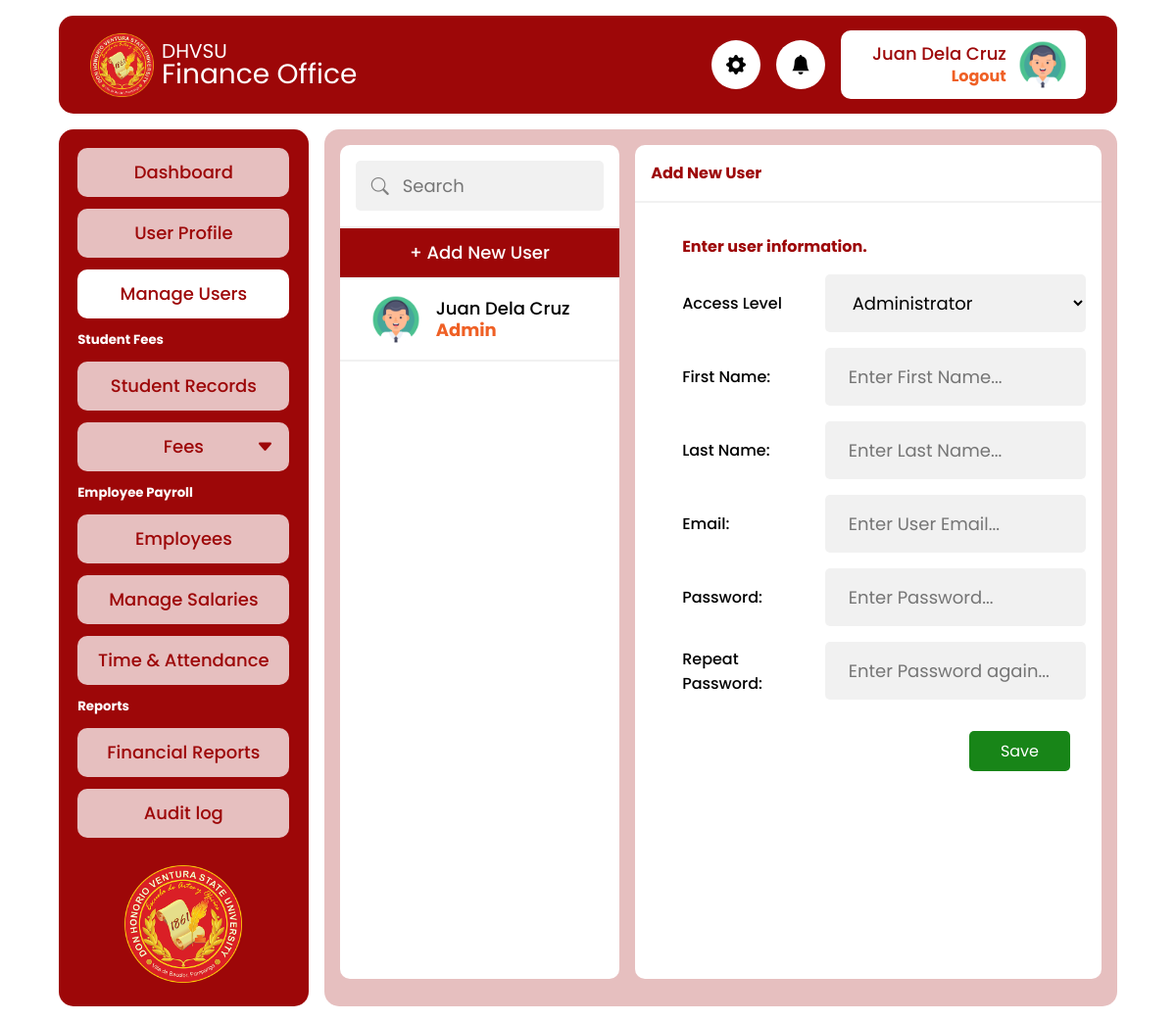
The app's page /admin/manage_users.php (signed in), older data.
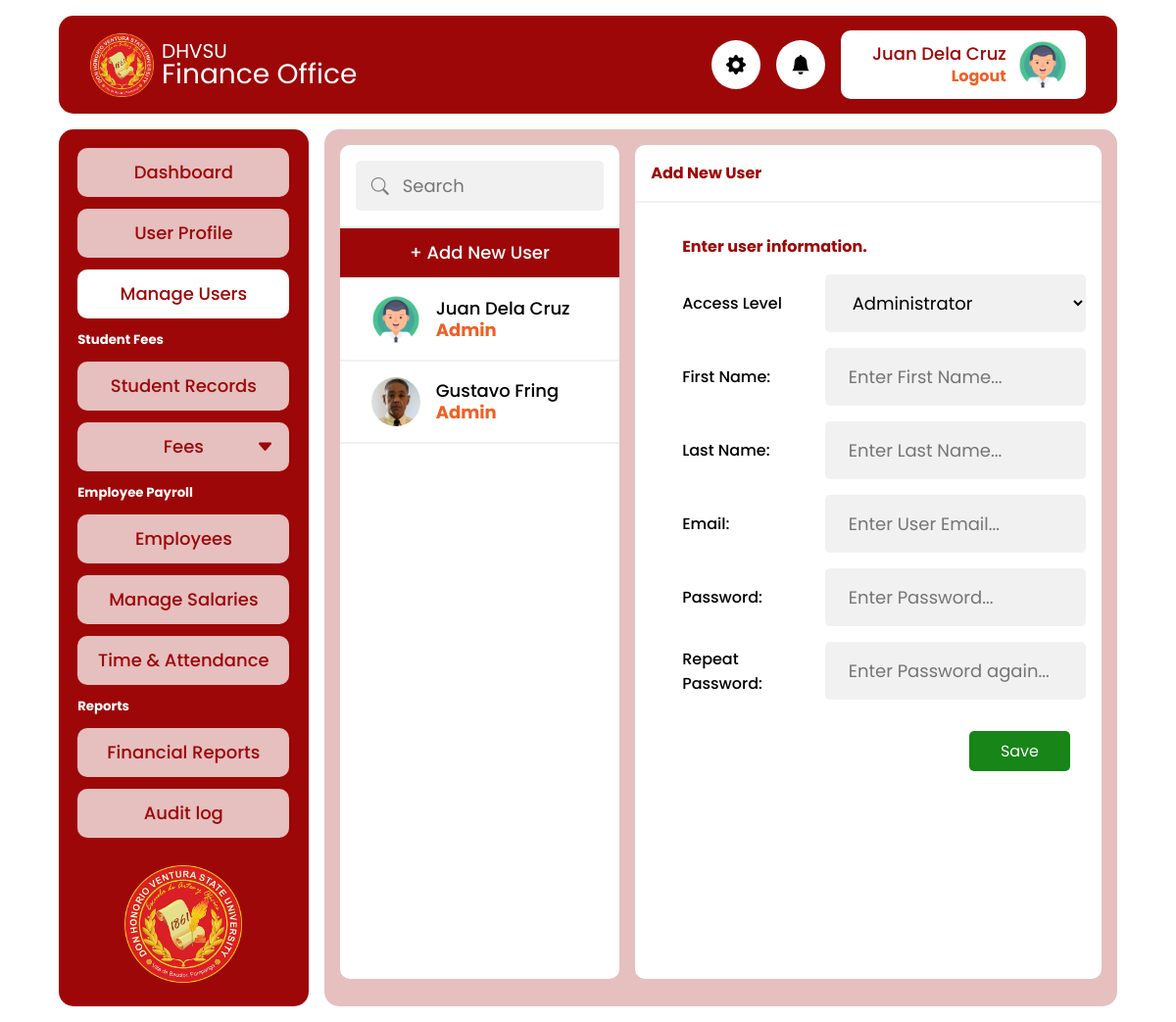
The same page, newer data.
### tables this page shows
CREATE TABLE `tbl_finance_users` (
  `id` int(255) NOT NULL,
  `first_name` varchar(150) NOT NULL,
  `last_name` varchar(150) NOT NULL,
  `email` varchar(150) NOT NULL,
  `password` varchar(255) NOT NULL,
  `profile_photo` varchar(255) NOT NULL,
  `access_lvl` tinyint(1) NOT NULL,
  `date_created` datetime NOT NULL DEFAULT current_timestamp()
);

### app/util_func.php (called while the page is built, shortened)
<?php
function fetchAll(string $table, $pdo)
{
  $sql = "SELECT * FROM $table";
  $stmt = $pdo->query($sql);
  return ($stmt->rowCount() > 0) ? $stmt->fetchAll() : null;
}

### admin/manage_users.php (the view, shortened to what this page needs)
<?php
require_once  './includes/header.php';
$users = fetchAll("tbl_finance_users", $pdo);
$getID = 0;
$access_role = array("Admin", "User",);
?>
<main>
  <div class="user-list">
    <div class="card">
      <div class="card-header">
        <div class="input-with-icon">
          <input type="text" class="input-control search" placeholder="Search" id="program-search">
        </div>
      </div>
      <div class="">
        <ul class="card-list" id="program-list">
          <li>
            <a href="manage_users.php" class="<?php echo (!isset($_GET["id"])) ?  'active' : '' ?>">+ Add New User</a>
          </li>
          <?php
          foreach ($users as $user) {
          ?>
            <li><a href='<?= "./manage_users.php?id=" . $user['id'] ?>' class="<?php echo ($getID == $user['id']) ?  'active' : '' ?> user-list-item">
                <img srcset="<?= $user["profile_photo"] ?>" src="../assets/profile-placeholder.jpg" alt="" class="display-photo">
                <div class="user-account">
                  <p class="username"><?= $user['first_name'] . " " . $user['last_name']; ?></p>
                  <p class="logout"><?= $access_role[$user["access_lvl"]] ?></p>
                </div>
              </a></li>
          <?php
          }
          ?>
        </ul>
      </div>
    </div>
    <?php if (isset($_GET["id"])) { ?>
      <div class="card">
        <div class="card-header">
          <h4>User Information</h4>
        </div>
        <div class="card-body">
          <div class="profile-photo-container" style="margin-bottom: 2rem;">
            <picture class="profile-picture">
              <img srcset="<?= $getUser["profile_photo"] ?>" src="../assets/profile-placeholder.jpg" alt="" class="">
            </picture>
          </div>
          <form action="../app/user_add.php" method="post">
            <div class="input-list" id="input-list">
              <div class="fee">
                <label for="">Access Level</label>
                <select disabled name="access_lvl" class="input-control gray">
                  <option value="0">Administrator</option>
                  <option value="1">User</option>
                </select>
              </div>
              <div class="fee">
                <label for="first_name">First Name:</label>
                <input disabled required type="text" value="<?= $getUser['first_name'] ?>" class="input-control gray" name="first_name">
              </div>
              <div class="fee">
                <label for="last_name">Last Name:</label>
                <input disabled required type="text" value="<?= $getUser['last_name'] ?>" class="input-control gray" name="last_name">
              </div>
              <div class="fee">
                <label for="email">Email:</label>
                <input disabled required type="email" value="<?= $getUser['email'] ?>" class="input-control gray" name="email">
              </div>
              <div class="fee">
                <label for="password">Password:</label>
                <input disabled required type="password" class="input-control gray" name="password">
              </div>
              <div class="fee">
                <label for="repeat_password">Repeat Password:</label>
                <input disabled required type="password" class="input-control gray" name="repeat_password">
              </div>
            </div>
            <div class="edit-btn-group">
              <button type="button" class="btn-outline gray" id="cancel-btn">Cancel</button>
              <button type="submit" class="btn positive" id="save-btn">Save Changes</button>
              <button type="button" class="btn" id="edit-btn">Edit</button>
            </div>
          </form>
        </div>
      </div>
    <?php } else { ?>
      <div class="card">
        <div class="card-header">
          <h4>Add New User</h4>
        </div>
        <div class="card-body">
          <div class="program-label">
            <p>Enter user information.</p>
          </div>
          <form action="../app/user_add.php" method="post">
            <div class="input-list" id="input-list">
              <div class="fee">
                <label for="">Access Level</label>
                <select name="access_lvl" class="input-control gray">
                  <option value="0">Administrator</option>
                </select>
              </div>
              <div class="fee">
                <label for="first_name">First Name:</label>
                <input required type="text" placeholder="Enter First Name..." class="input-control gray" name="first_name">
              </div>
              <div class="fee">
                <label for="last_name">Last Name:</label>
                <input required type="text" placeholder="Enter Last Name..." class="input-control gray" name="last_name">
              </div>
              <div class="fee">
                <label for="email">Email:</label>
                <input required type="email" placeholder="Enter User Email..." class="input-control gray" name="email">
              </div>
              <div class="fee">
                <label for="password">Password:</label>
                <input required type="password" placeholder="Enter Password..." class="input-control gray" name="password">
              </div>
              <div class="fee">
                <label for="repeat_password">Repeat Password:</label>
                <input required type="password" placeholder="Enter Password again..." class="input-control gray" name="repeat_password">
              </div>
            </div>
            <div class="edit-btn-group">
              <button type="submit" class="btn positive">Save</button>
            </div>
          </form>
        </div>
      </div>
    <?php } ?>
  </div>
</main>
<?php
require_once  './includes/footer.php'
?>

### admin/includes/header.php (shortened to what this page needs)
<?php
require '../config.php';
require '../app/util_func.php';
?>
<!DOCTYPE html>
<html lang="en">
<head>
  <link rel="stylesheet" href="../css/style.css">
  <link rel="stylesheet" href="../css/toastify.css">
  <link rel="stylesheet" href="https://cdn.jsdelivr.net/npm/bootstrap-icons@1.10.3/font/bootstrap-icons.css">
</head>
<body>
  <header class="header">
    <a href="" class="brand">
      <img src="../icon.png" alt="" class="logo">
      <div class="site-name">
        <p class="school">DHVSU</p>
        <p class="office">Finance Office</p>
      </div>
    </a>
    <div class="header-icon">
      <i class="bi bi-gear-fill"></i>
    </div>
    <div class="header-icon">
      <i class="bi bi-bell-fill"></i>
    </div>
    <div class="header-user">
      <div class="user-account">
        <a href="profile.php" class="username">
          <p><?= $_SESSION["user"]["first_name"] . " " . $_SESSION["user"]["last_name"] ?></p>
        </a>
        <a href="./logout.php" class="logout">Logout</a>
      </div>
      <img srcset="<?= $_SESSION["user"]["profile_photo"] ?>" src="../assets/profile-placeholder.jpg" alt="" class="display-photo">
    </div>
  </header>
  <div class="container">
    <div class="sidebar">
      <ul>
        <li>
          <a class="nav-link" href="dashboard.php">
            Dashboard
          </a>
        </li>
        <li>
          <a class="nav-link" href="profile.php">
            User Profile
          </a>
        </li>
        <li>
          <a class="nav-link" href="manage_users.php">
            Manage Users
          </a>
        </li>
      </ul>
      <h5>Student Fees</h5>
      <ul>
        <li>
          <a class="nav-link" href="students.php">
            Student Records
          </a>
        </li>
        <li>
          <button type="button" class="nav-menu-btn" href="">
            <i class="bi bi-caret-down-fill"></i>Fees
          </button>
        </li>
      </ul>
      <h5>Employee Payroll</h5>
      <ul>
        <li>
          <a class="nav-link" href="">
            Employees
          </a>
        </li>
        <li>
          <a class="nav-link" href="">
            Manage Salaries
          </a>
        </li>
        <li>
          <a class="nav-link" href="">
            Time & Attendance
          </a>
        </li>
      </ul>
      <h5>Reports</h5>
      <ul>
        <li>
          <a class="nav-link" href="">
            Financial Reports
          </a>
        </li>
        <li>
          <a class="nav-link" href="">
            Audit log
          </a>
        </li>
      </ul>
      <img src="../icon.png" class="logo" alt="">
    </div>

### admin/includes/footer.php (shortened to what this page needs)
</div>
</body>
</html>

Row changes from the older to the newer data that the page shows:
added tbl_finance_users: profile_photo (picture), first_name "Gustavo", last_name "Fring", access_lvl "Admin"
